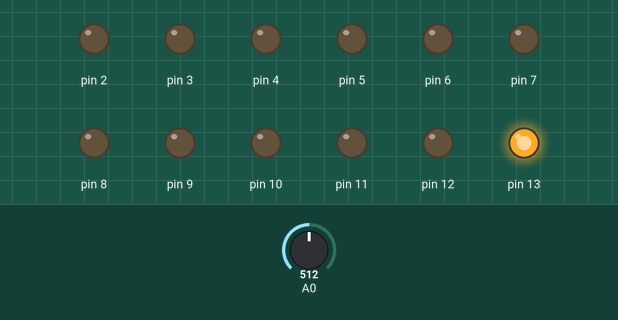
Simulated run of this sketch. Board: Arduino Uno, built with avr-gcc and run on an emulated ATmega328P. Parts: output pins drawn as LEDs (lit = HIGH). The test bench sets the inputs (shaded band); at power-on: A0 = 512.

Above: at 1.2 s.
1.3 s: A0 set to 291
2.8 s: A0 set to 267
At 3.2 s:
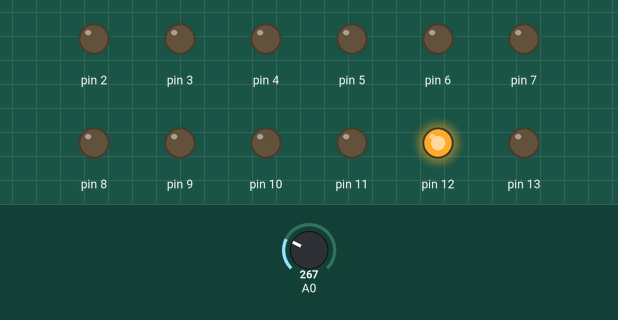
4.3 s: A0 set to 190
At 5.3 s:
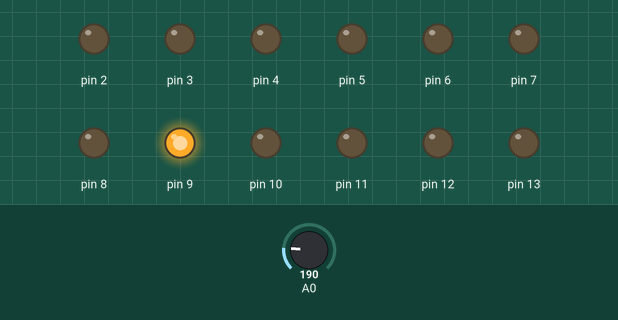
5.8 s: A0 set to 214
At 6.7 s:
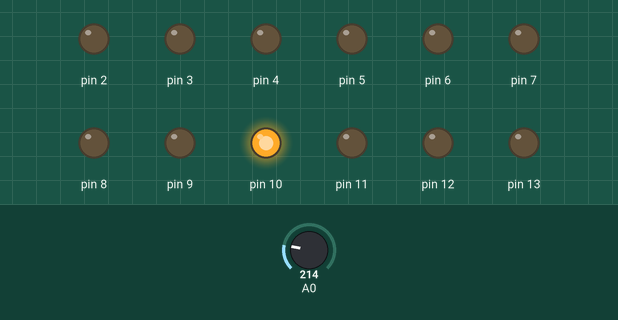
7.3 s: A0 set to 140
At 7.7 s:
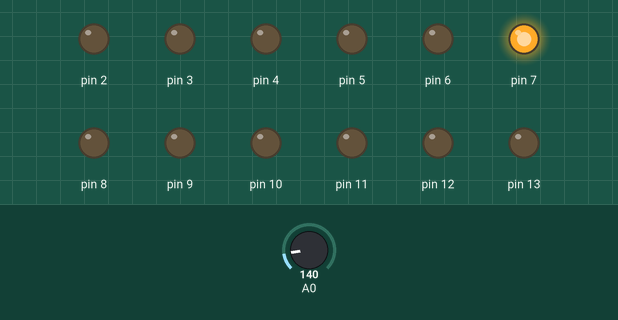
8.8 s: A0 set to 161
At 10.2 s:
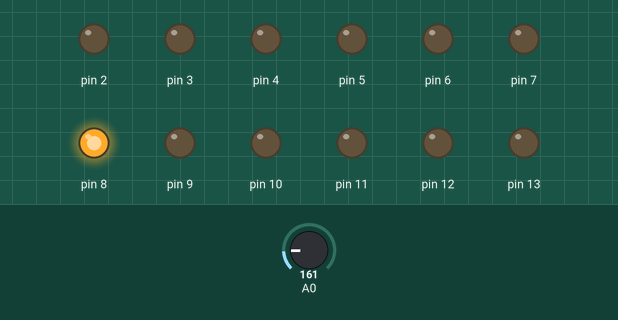
Timing chart, 0 to 11.3 s (numbered marks = the images above; inputs shaded):
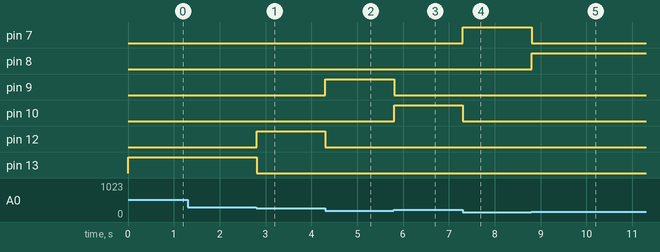

The sketch:

noise-warning.ino
```cpp
void setup() {
	for (int i = 2; i <= 13; i++) {
		pinMode(i, OUTPUT);
	}
}

void loop() {
	int sensorValue = analogRead(A0);

	if (sensorValue <= 25) {
		set(2);
	}
	else if (25 < sensorValue && sensorValue <= 50) {
		set(3);
	}
	else if (50 < sensorValue && sensorValue <= 75) {
		set(4);
	}
	else if (75 < sensorValue && sensorValue <= 100) {
		set(5);
	}
	else if (100 < sensorValue && sensorValue <= 125) {
		set(6);
	}
	else if (125 < sensorValue && sensorValue <= 150) {
		set(7);
	}
	else if (150 < sensorValue && sensorValue <= 175) {
		set(8);
	}
	else if (175 < sensorValue && sensorValue <= 200) {
		set(9);
	}
	else if (200 < sensorValue && sensorValue <= 225) {
		set(10);
	}
	else if (225 < sensorValue && sensorValue <= 250) {
		set(11);
	}
	else if (250 < sensorValue && sensorValue <= 275) {
		set(12);
	}
	else {
		set(13);
	}

	delay(10);
}

void set(int pin) {
	for (int i = 2; i <= 13; i++) {
		if (i == pin) {
			digitalWrite(i, HIGH);
		}
		else {
			digitalWrite(i, LOW);
		}
	}
}
```

Measured:
- the behaviour switches between 276 and 275 on A0 (found by bisection; images 0 and 1)
- the behaviour switches between 200 and 201 on A0 (found by bisection; images 2 and 3)
- the behaviour switches between 150 and 151 on A0 (found by bisection; images 4 and 5)
- after the input at 1.3 s, every drawn part: stays the same
- after the input at 2.8 s, pin 12: LOW → HIGH at once; pin 13: HIGH → LOW at once
- after the input at 4.3 s, pin 9: LOW → HIGH at once; pin 12: HIGH → LOW at once
- after the input at 5.8 s, pin 9: HIGH → LOW at once; pin 10: LOW → HIGH at once
- after the input at 7.3 s, pin 7: LOW → HIGH at once; pin 10: HIGH → LOW at once
- after the input at 8.8 s, pin 7: HIGH → LOW at once; pin 8: LOW → HIGH at once
